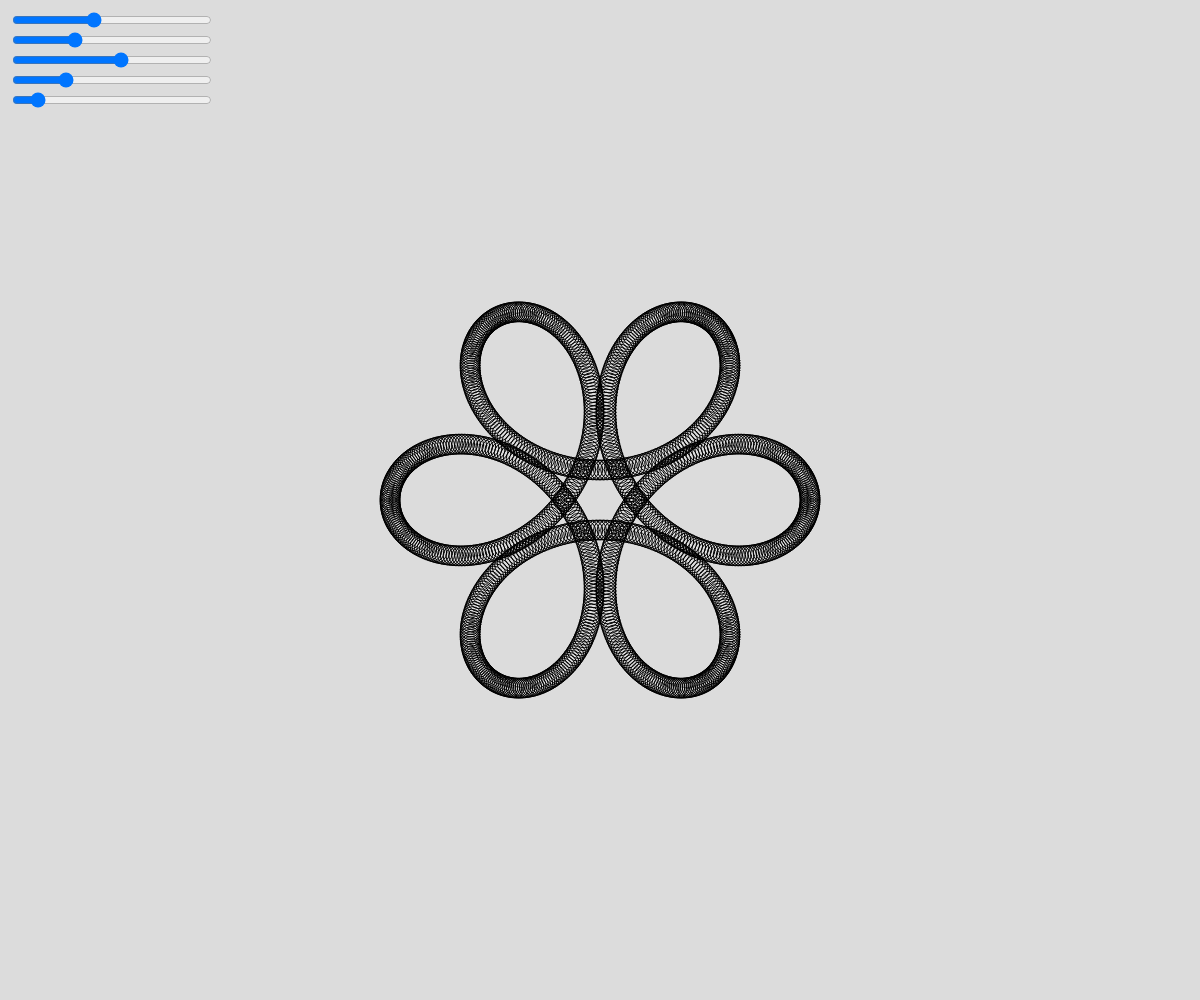
Frame 1 (no input)
Frame 60 (no input): identical to frame 1, image omitted
Frame 120 (the mouse pressed at the canvas centre since frame 60): identical to frame 1, image omitted

The p5.js sketch that drew this single still picture (run headless with seeded random() and noise() and a simulated clock; from frame 60 on, the mouse is pressed at the canvas centre):

// p5.js sketch
// ── sketch.js

let slider_r1
let slider_r2

let slider_m1
let slider_m2

let slider_raggio

function setup() {
	createCanvas(windowWidth, windowHeight)

	slider_r1 = createSlider(0, 300, 120)
	slider_r1.position(10, 10)
	slider_r1.size(200)

	slider_r2 = createSlider(0, 300, 90)
	slider_r2.position(10, 30)
	slider_r2.size(200)

	slider_m1 = createSlider(-10, 10, 1, 1)
	slider_m1.position(10, 50)
	slider_m1.size(200)

	slider_m2 = createSlider(-10, 10, -5, 1)
	slider_m2.position(10, 70)
	slider_m2.size(200)

	slider_raggio = createSlider(1, 200, 20)
	slider_raggio.position(10, 90)
	slider_raggio.size(200)

}

function draw() {
	background(220)

	const num = 1000

	noFill()
	for (let i=0; i<num; i++) {

		const rot = TAU / 1000 * i

		const cx = width/2
		const cy = height/2

		const a1 = rot * slider_m1.value()
		const r1 = slider_r1.value()
		const x1 = cx + cos(a1) * r1
		const y1 = cy + sin(a1) * r1

		const a2 = rot * slider_m2.value()
		const r2 = slider_r2.value()
		const x2 = x1 + cos(a2) * r2
		const y2 = y1 + sin(a2) * r2

		// circle(x1, y1, 10)
		circle(x2, y2, slider_raggio.value())
	}



}
